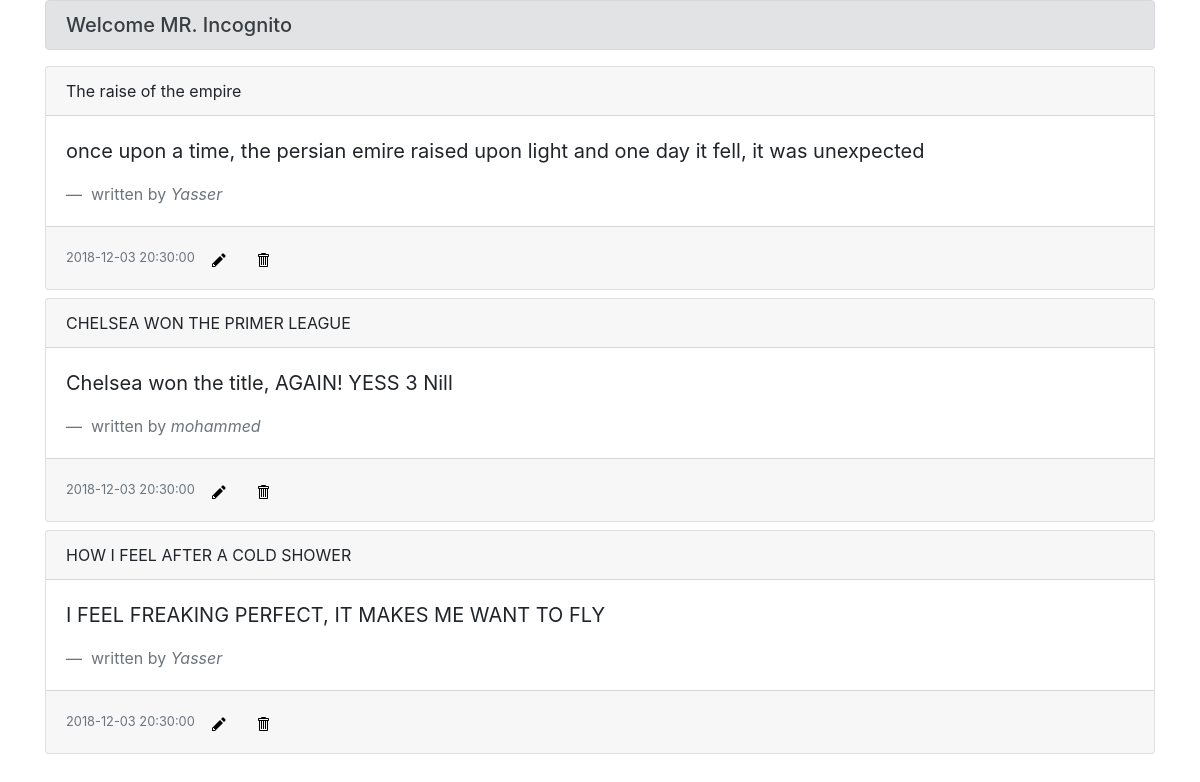
The app's page /blogs, older data.
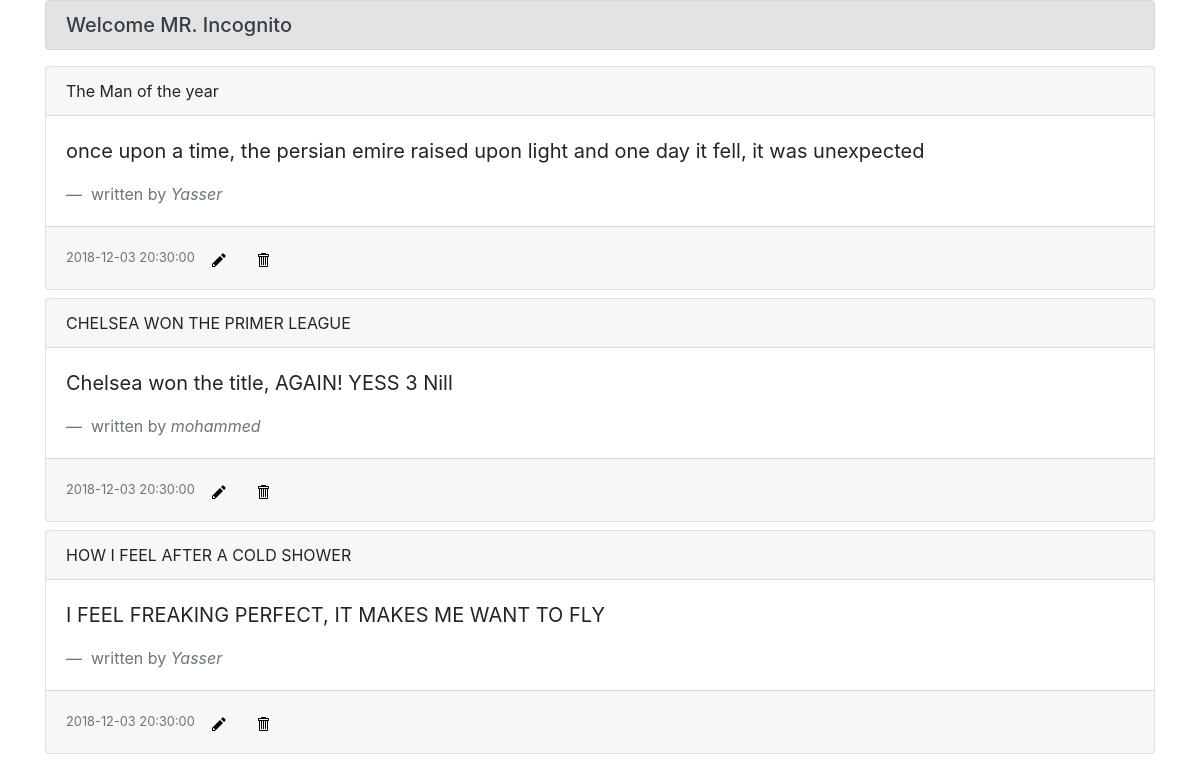
The same page, newer data.
### database_setup.py (models this page shows, shortened)
class Post(Base):
    __tablename__ = 'post'
    id = Column(Integer, primary_key=True)
    uid = Column(Integer, ForeignKey('user.id'))
    title = Column(String(250), nullable=False)
    content = Column(String(5000), nullable=False)
    type = Column(String(30))
    status = Column(String(30))
    time_created = Column(DateTime(timezone=True), server_default=func.now())
    time_updated = Column(DateTime(timezone=True), onupdate=func.now())
    user = relationship(User)

class User(Base):
    __tablename__ = 'user'
    id = Column(Integer, primary_key=True)
    username = Column(String(30), unique=True, nullable=False)
    name = Column(String(250), nullable=False)
    email = Column(String(250), nullable=False)
    password = Column(String(250), nullable=False)
    avatar = Column(String(250))
    bio = Column(String(250))
    phone_number = Column(String(14))
    time_created = Column(DateTime(timezone=True), server_default=func.now())

### application.py (the view)
@app.route('/')
@app.route('/blogs')
def main():
    log('200')
    posts = None
    try:
        posts = session.execute(
            'select post.title,post.time_created,post.content, post.id, user.name from post inner join user on post.uid=user.id left join post_likes on post_likes.pid = post.id').fetchall()
    except Exception:
        pass
    username = 'Incognito'
    if 'username' in login_session:
        username = login_session['username']
        email = login_session['email']
        user_id = login_session['id']
    return render_template('index.html', posts=posts, username=username)

### application.py (called while the page is built)
def log(response):
    ip = request.remote_addr
    url = request.url
    response = response
    new_log = Log(ip=ip, url=url, response=response)
    session.add(new_log)
    try:
        session.commit()
    except:
        session.rollback()
        raise

### templates/index.html (shortened to what this page needs)
<!DOCTYPE html>
<html>
  <head>
<link rel="stylesheet" href="https://stackpath.bootstrapcdn.com/bootstrap/4.1.3/css/bootstrap.min.css">
  </head>
  <body>
  <div class="container">
      <h5 class="alert alert-secondary"> Welcome MR. {{username}} </h5>
  {% for post in posts %}
      <div class="card my-2">
  <div class="card-header">
  {{post.title}}
  </div>
  <div class="card-body">
    <blockquote class="blockquote mb-0">
      <p>{{post.content}}</p>
      <footer class="blockquote-footer"> written by <cite title="Source Title">{{post.name}}</cite></footer>
    </blockquote>
  </div>
  <div class="card-footer">
      <small class="text-muted">{{post.time_created}}</small>
  <button class="btn btn-link"><a href="{{url_for('edit_blog', post_id = post.id)}}"><img src={{ url_for('static',filename='pencil.svg') }} alt="icon name"></a></button>
  <button class="btn btn-link"> <a href="{{url_for('delete_blog', post_id = post.id)}}"><img src={{ url_for('static',filename='trashcan.svg') }} alt="icon name">
</a> </button>
    </div>
</div>
{% endfor %}
</div>
  </body>
</html>

Row changes from the older to the newer data that the page shows:
changed Post: title "The raise of the empire" → "The Man of the year"
